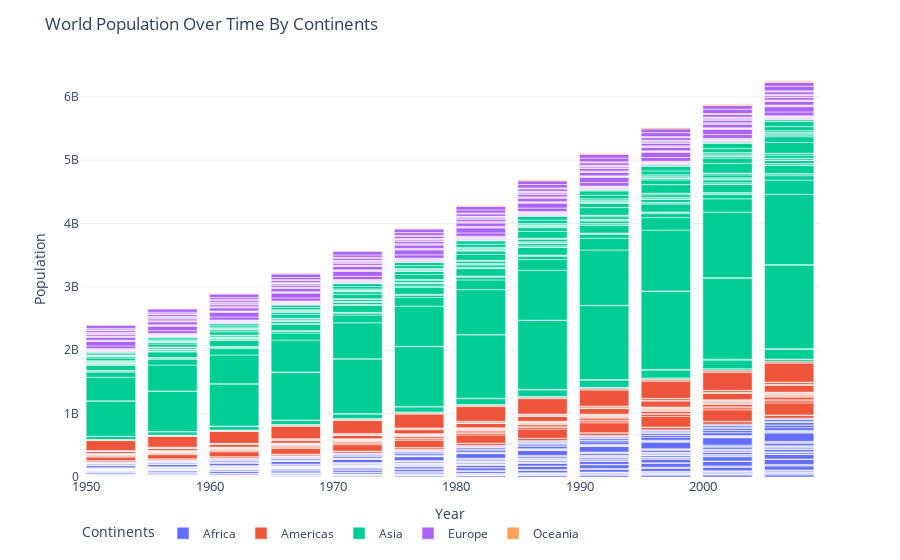

This figure's notebook cell:
### Markdown cell above
### Visualization

### Code cell
group_worldstats_continent = df_worldstats.groupby('continent')

fig = px.bar()

fig.add_traces([
    go.Bar(
        name = 'Africa',
        x = df_worldstats['year'],
        y = group_worldstats_continent.get_group('Africa')['pop'],
    ),
    go.Bar(
        name = 'Americas',
        x = df_worldstats['year'],
        y = group_worldstats_continent.get_group('Americas')['pop'],
    ),
    go.Bar(
        name = 'Asia',
        x = df_worldstats['year'],
        y = group_worldstats_continent.get_group('Asia')['pop'],
    ),
    go.Bar(
        name = 'Europe',
        x = df_worldstats['year'],
        y = group_worldstats_continent.get_group('Europe')['pop'],
    ),
    go.Bar(
        name = 'Oceania',
        x = df_worldstats['year'],
        y = group_worldstats_continent.get_group('Oceania')['pop'],
    ),
])

fig.update_layout(
    template = 'plotly_white',
    barmode = 'relative',
    title = 'World Population Over Time By Continents',
    autosize = True,
    showlegend = True,
    # plot_bgcolor = plot_bg_color,
    legend = dict(
        orientation = 'h',
        # yanchor = 'bottom',
        # xanchor = 'right',
        # x = 1,
        # y = 1.02,
        title = dict(
            text = 'Continents',
        ),
    ),
    xaxis = dict(
        title = 'Year',
        showline = False,
        # linewidth = 1,
        # linecolor = line_color,
        tickfont = dict(
            size = 13,
            # color = font_color,
        ),
    ),
    yaxis = dict(
        title = 'Population',
        zeroline = False,
        showline = False,
        linewidth = 1,
        # gridcolor = grid_color,
        tickfont = dict(
            # color = font_color,
        )
    ),


)
fig.show()

### Figure 1 — Plotly figure (JSON) as saved in the notebook; plotly's stock layout.template omitted (floating-point values rounded to 4 significant figures; data arrays with more than 128 entries replaced by an {"elided": "..."} marker saying what was removed)
{"data": [{"name": "Africa", "type": "bar", "x": {"elided": "1704 int values"}, "y": {"elided": "624 int values"}}, {"name": "Americas", "type": "bar", "x": {"elided": "1704 int values"}, "y": {"elided": "300 int values"}}, {"name": "Asia", "type": "bar", "x": {"elided": "1704 int values"}, "y": {"elided": "396 int values"}}, {"name": "Europe", "type": "bar", "x": {"elided": "1704 int values"}, "y": {"elided": "360 int values"}}, {"name": "Oceania", "type": "bar", "x": {"elided": "1704 int values"}, "y": [8691212, 9712569, 10794968, 11872264, 13177000, 14074100, 15184200, 16257249, 17481977, 18565243, 19546792, 20434176, 1994794, 2229407, 2488550, 2728150, 2929100, 3164900, 3210650, 3317166, 3437674, 3676187, 3908037, 4115771]}], "layout": {"autosize": true, "barmode": "relative", "legend": {"orientation": "h", "title": {"text": "Continents"}, "tracegroupgap": 0}, "margin": {"t": 60}, "showlegend": true, "title": {"text": "World Population Over Time By Continents"}, "xaxis": {"anchor": "y", "domain": [0, 1], "showline": false, "tickfont": {"size": 13}, "title": {"text": "Year"}}, "yaxis": {"anchor": "x", "domain": [0, 1], "linewidth": 1, "showline": false, "title": {"text": "Population"}, "zeroline": false}}}
